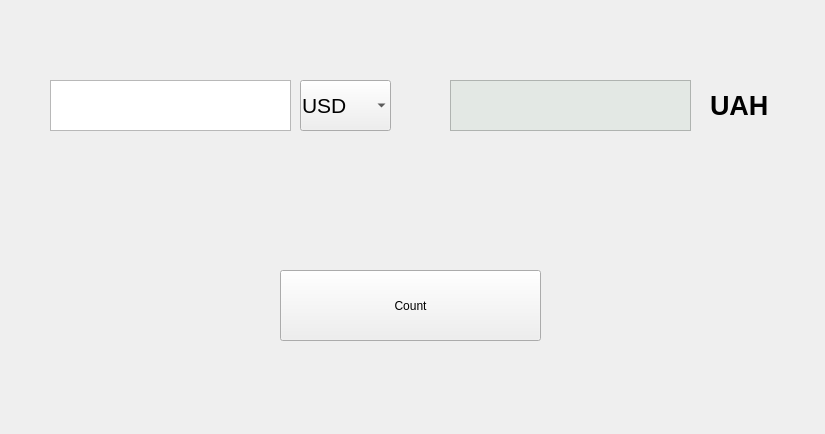
<?xml version="1.0" encoding="UTF-8"?>
<ui version="4.0">
 <class>MainWindow</class>
 <widget class="QMainWindow" name="MainWindow">
  <property name="windowModality">
   <enum>Qt::WindowModal</enum>
  </property>
  <property name="enabled">
   <bool>true</bool>
  </property>
  <property name="geometry">
   <rect>
    <x>0</x>
    <y>0</y>
    <width>825</width>
    <height>434</height>
   </rect>
  </property>
  <property name="sizePolicy">
   <sizepolicy hsizetype="Fixed" vsizetype="Fixed">
    <horstretch>0</horstretch>
    <verstretch>0</verstretch>
   </sizepolicy>
  </property>
  <property name="minimumSize">
   <size>
    <width>825</width>
    <height>434</height>
   </size>
  </property>
  <property name="maximumSize">
   <size>
    <width>825</width>
    <height>434</height>
   </size>
  </property>
  <property name="contextMenuPolicy">
   <enum>Qt::ActionsContextMenu</enum>
  </property>
  <property name="acceptDrops">
   <bool>false</bool>
  </property>
  <property name="windowTitle">
   <string>currency calculator</string>
  </property>
  <property name="autoFillBackground">
   <bool>false</bool>
  </property>
  <property name="styleSheet">
   <string notr="true">QPushButton:hover
{
	transform:scale(1.12);
}</string>
  </property>
  <property name="toolButtonStyle">
   <enum>Qt::ToolButtonIconOnly</enum>
  </property>
  <property name="animated">
   <bool>true</bool>
  </property>
  <property name="tabShape">
   <enum>QTabWidget::Rounded</enum>
  </property>
  <property name="dockNestingEnabled">
   <bool>false</bool>
  </property>
  <widget class="QWidget" name="centralwidget">
   <property name="styleSheet">
    <string notr="true">QPushButton:hover{
	transform:scale(1.15);
	background-color:#90f096;
	
}
QPushButton:pressed{
	background-color:#37ad4f;
	border-style:none;
}
QComboBox{
	text-align:center;
	padding: 1px;}</string>
   </property>
   <widget class="QTextEdit" name="textEdit">
    <property name="geometry">
     <rect>
      <x>50</x>
      <y>80</y>
      <width>241</width>
      <height>51</height>
     </rect>
    </property>
    <property name="autoFillBackground">
     <bool>false</bool>
    </property>
    <property name="styleSheet">
     <string notr="true">font-size:20pt;</string>
    </property>
   </widget>
   <widget class="QTextEdit" name="textEdit_2">
    <property name="geometry">
     <rect>
      <x>450</x>
      <y>80</y>
      <width>241</width>
      <height>51</height>
     </rect>
    </property>
    <property name="styleSheet">
     <string notr="true">font-size:20pt;
background-color:#e3e8e4;</string>
    </property>
    <property name="readOnly">
     <bool>true</bool>
    </property>
   </widget>
   <widget class="QComboBox" name="comboBox">
    <property name="geometry">
     <rect>
      <x>300</x>
      <y>80</y>
      <width>91</width>
      <height>51</height>
     </rect>
    </property>
    <property name="sizePolicy">
     <sizepolicy hsizetype="Fixed" vsizetype="Fixed">
      <horstretch>0</horstretch>
      <verstretch>0</verstretch>
     </sizepolicy>
    </property>
    <property name="maximumSize">
     <size>
      <width>16777215</width>
      <height>16777215</height>
     </size>
    </property>
    <property name="styleSheet">
     <string notr="true">font-size:16pt;
</string>
    </property>
    <property name="editable">
     <bool>false</bool>
    </property>
    <property name="frame">
     <bool>false</bool>
    </property>
    <item>
     <property name="text">
      <string>USD</string>
     </property>
    </item>
    <item>
     <property name="text">
      <string>RUB</string>
     </property>
    </item>
    <item>
     <property name="text">
      <string>EUR</string>
     </property>
    </item>
    <item>
     <property name="text">
      <string>CNY</string>
     </property>
    </item>
    <item>
     <property name="text">
      <string>PLN</string>
     </property>
    </item>
    <item>
     <property name="text">
      <string>CHF</string>
     </property>
    </item>
    <item>
     <property name="text">
      <string>CZK</string>
     </property>
    </item>
    <item>
     <property name="text">
      <string>BTC</string>
     </property>
    </item>
    <item>
     <property name="text">
      <string>ETH</string>
     </property>
    </item>
    <item>
     <property name="text">
      <string>USDT</string>
     </property>
    </item>
    <item>
     <property name="text">
      <string>GBP</string>
     </property>
    </item>
    <item>
     <property name="text">
      <string>BYN</string>
     </property>
    </item>
    <item>
     <property name="text">
      <string>JPY</string>
     </property>
    </item>
    <item>
     <property name="text">
      <string>DKK</string>
     </property>
    </item>
    <item>
     <property name="text">
      <string>HUF</string>
     </property>
    </item>
    <item>
     <property name="text">
      <string>ILS</string>
     </property>
    </item>
    <item>
     <property name="text">
      <string>AUD</string>
     </property>
    </item>
    <item>
     <property name="text">
      <string>NOK</string>
     </property>
    </item>
    <item>
     <property name="text">
      <string>SEK</string>
     </property>
    </item>
    <item>
     <property name="text">
      <string>AED</string>
     </property>
    </item>
    <item>
     <property name="text">
      <string>AZN</string>
     </property>
    </item>
    <item>
     <property name="text">
      <string>BGN</string>
     </property>
    </item>
    <item>
     <property name="text">
      <string>BRL</string>
     </property>
    </item>
    <item>
     <property name="text">
      <string>CLP</string>
     </property>
    </item>
    <item>
     <property name="text">
      <string>DZD</string>
     </property>
    </item>
    <item>
     <property name="text">
      <string>EEK</string>
     </property>
    </item>
    <item>
     <property name="text">
      <string>EGP</string>
     </property>
    </item>
    <item>
     <property name="text">
      <string>GEL</string>
     </property>
    </item>
    <item>
     <property name="text">
      <string>HKD</string>
     </property>
    </item>
    <item>
     <property name="text">
      <string>HUF</string>
     </property>
    </item>
    <item>
     <property name="text">
      <string>IDR</string>
     </property>
    </item>
    <item>
     <property name="text">
      <string>INR</string>
     </property>
    </item>
    <item>
     <property name="text">
      <string>IQD</string>
     </property>
    </item>
    <item>
     <property name="text">
      <string>IRR</string>
     </property>
    </item>
    <item>
     <property name="text">
      <string>ISK</string>
     </property>
    </item>
    <item>
     <property name="text">
      <string>KGS</string>
     </property>
    </item>
    <item>
     <property name="text">
      <string>KWD</string>
     </property>
    </item>
    <item>
     <property name="text">
      <string>KZT</string>
     </property>
    </item>
    <item>
     <property name="text">
      <string>LBP</string>
     </property>
    </item>
    <item>
     <property name="text">
      <string>LTL</string>
     </property>
    </item>
    <item>
     <property name="text">
      <string>LVL</string>
     </property>
    </item>
    <item>
     <property name="text">
      <string>LYD</string>
     </property>
    </item>
    <item>
     <property name="text">
      <string>MAD</string>
     </property>
    </item>
    <item>
     <property name="text">
      <string>MDL</string>
     </property>
    </item>
    <item>
     <property name="text">
      <string>MNT</string>
     </property>
    </item>
    <item>
     <property name="text">
      <string>MTL</string>
     </property>
    </item>
    <item>
     <property name="text">
      <string>MXN</string>
     </property>
    </item>
    <item>
     <property name="text">
      <string>MYR</string>
     </property>
    </item>
    <item>
     <property name="text">
      <string>NWD</string>
     </property>
    </item>
    <item>
     <property name="text">
      <string>NZD</string>
     </property>
    </item>
    <item>
     <property name="text">
      <string>PEN</string>
     </property>
    </item>
    <item>
     <property name="text">
      <string>PHP</string>
     </property>
    </item>
    <item>
     <property name="text">
      <string>PKR</string>
     </property>
    </item>
    <item>
     <property name="text">
      <string>ROL</string>
     </property>
    </item>
    <item>
     <property name="text">
      <string>RON</string>
     </property>
    </item>
    <item>
     <property name="text">
      <string>SAR</string>
     </property>
    </item>
    <item>
     <property name="text">
      <string>SEK</string>
     </property>
    </item>
    <item>
     <property name="text">
      <string>SGD</string>
     </property>
    </item>
    <item>
     <property name="text">
      <string>SLT</string>
     </property>
    </item>
    <item>
     <property name="text">
      <string>SYP</string>
     </property>
    </item>
    <item>
     <property name="text">
      <string>THB</string>
     </property>
    </item>
    <item>
     <property name="text">
      <string>TJS</string>
     </property>
    </item>
    <item>
     <property name="text">
      <string>TMT</string>
     </property>
    </item>
    <item>
     <property name="text">
      <string>TMM</string>
     </property>
    </item>
    <item>
     <property name="text">
      <string>TND</string>
     </property>
    </item>
    <item>
     <property name="text">
      <string>TRL</string>
     </property>
    </item>
    <item>
     <property name="text">
      <string>TRY</string>
     </property>
    </item>
    <item>
     <property name="text">
      <string>UZS</string>
     </property>
    </item>
    <item>
     <property name="text">
      <string>VND</string>
     </property>
    </item>
    <item>
     <property name="text">
      <string>XDR</string>
     </property>
    </item>
    <item>
     <property name="text">
      <string>XOF</string>
     </property>
    </item>
    <item>
     <property name="text">
      <string>ZAR</string>
     </property>
    </item>
   </widget>
   <widget class="QLabel" name="label">
    <property name="geometry">
     <rect>
      <x>710</x>
      <y>80</y>
      <width>73</width>
      <height>51</height>
     </rect>
    </property>
    <property name="styleSheet">
     <string notr="true">font-size: 20pt;
font-weight:bold;</string>
    </property>
    <property name="text">
     <string>UAH</string>
    </property>
    <property name="textFormat">
     <enum>Qt::RichText</enum>
    </property>
    <property name="scaledContents">
     <bool>false</bool>
    </property>
   </widget>
   <widget class="QPushButton" name="pushButton">
    <property name="enabled">
     <bool>true</bool>
    </property>
    <property name="geometry">
     <rect>
      <x>280</x>
      <y>270</y>
      <width>261</width>
      <height>71</height>
     </rect>
    </property>
    <property name="sizePolicy">
     <sizepolicy hsizetype="Preferred" vsizetype="Preferred">
      <horstretch>0</horstretch>
      <verstretch>0</verstretch>
     </sizepolicy>
    </property>
    <property name="styleSheet">
     <string notr="true">font-size:20pt;
hover:{
	background-color:red;
}</string>
    </property>
    <property name="text">
     <string>Count</string>
    </property>
    <property name="autoDefault">
     <bool>false</bool>
    </property>
    <property name="default">
     <bool>false</bool>
    </property>
    <property name="flat">
     <bool>false</bool>
    </property>
   </widget>
  </widget>
 </widget>
 <resources/>
 <connections/>
</ui>
